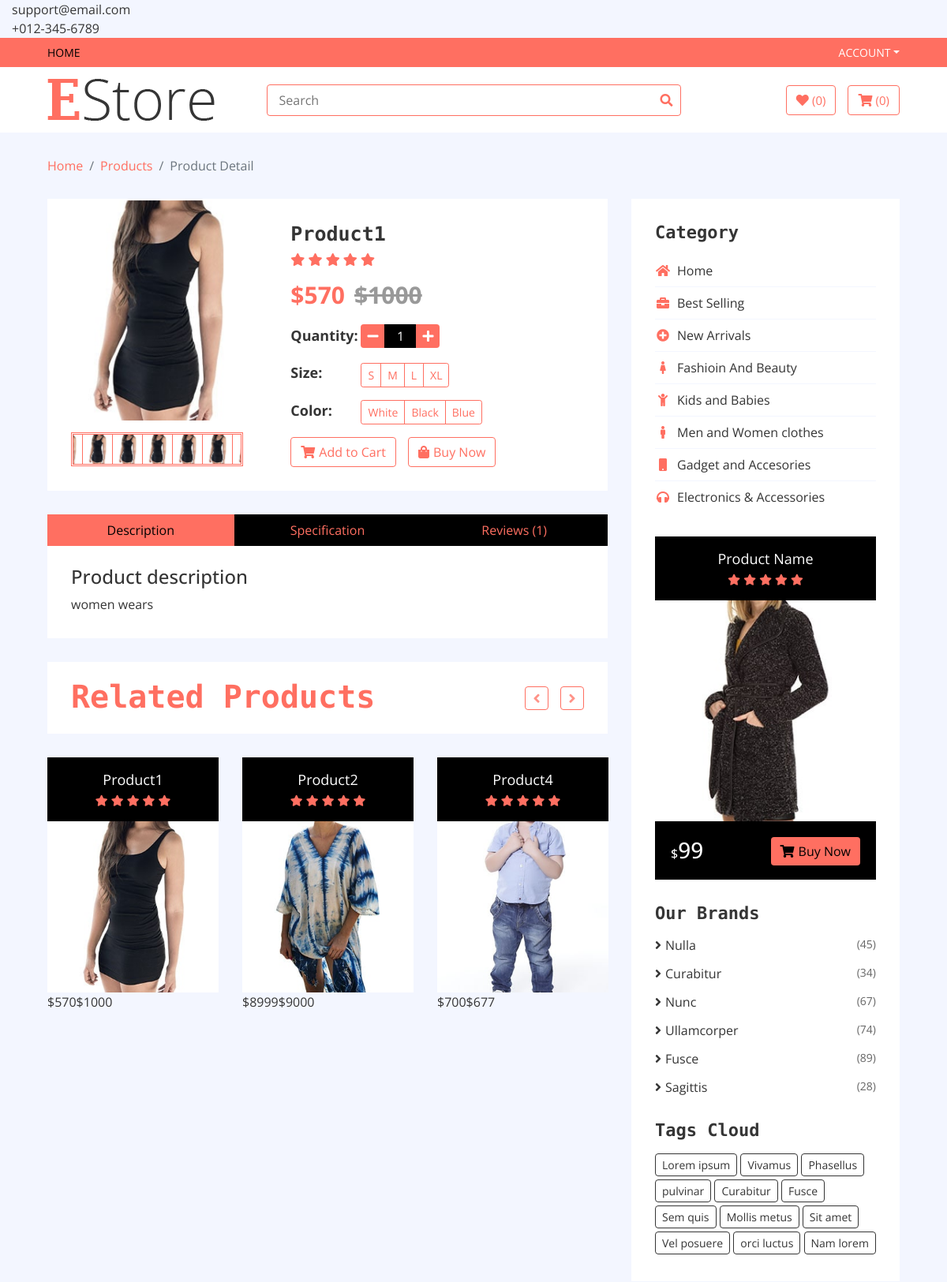
Page /detail/product1 (upper part) on the earlier database version.
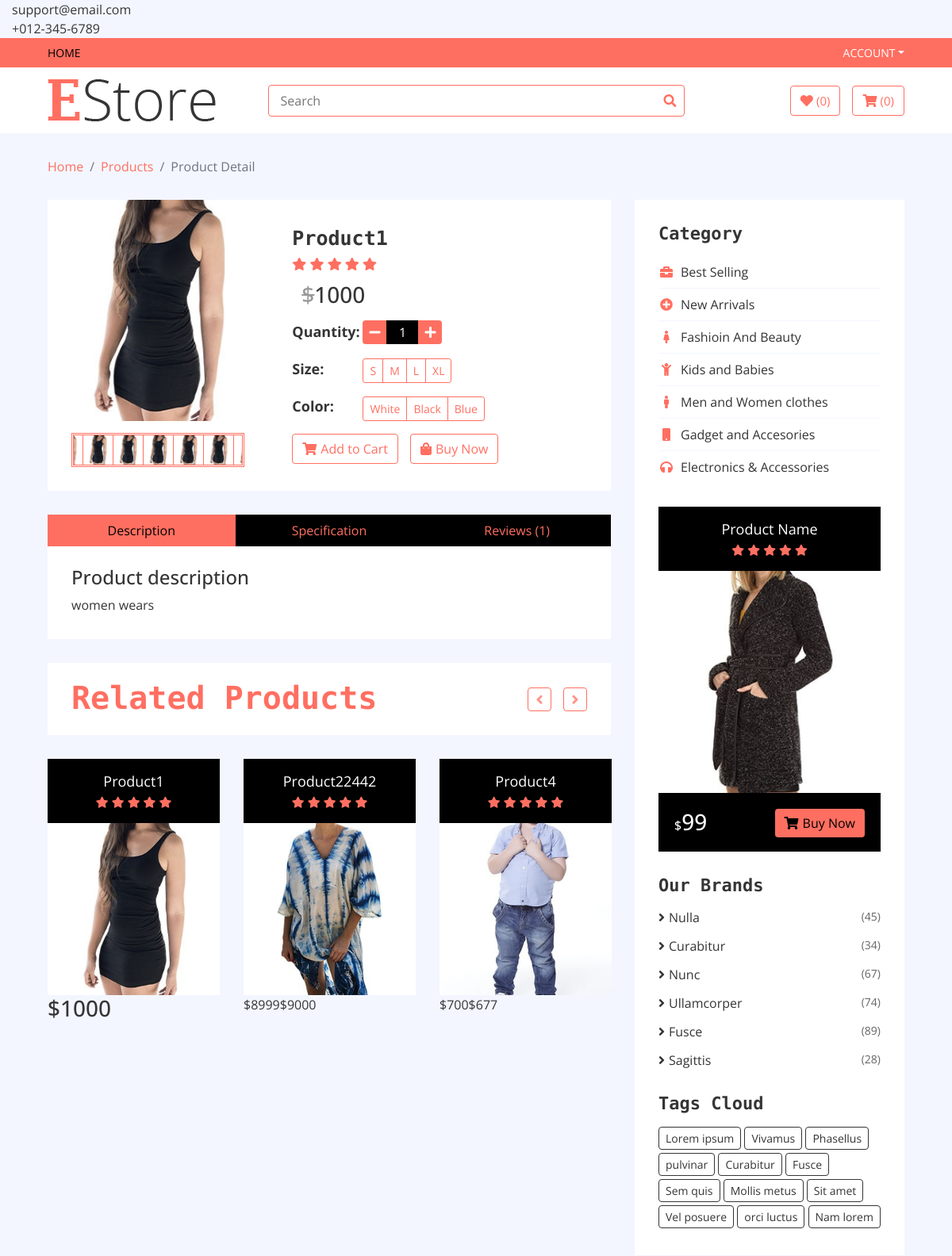
Same page on the later database version.
### home/models.py (models this page shows, shortened)
class Product(models.Model):
    name = models.CharField(max_length=300)
    price = models.IntegerField()
    discounted_price = models.IntegerField(default=0)
    image = models.ImageField(upload_to='media')
    description = models.TextField(blank=True)
    specification = models.TextField(blank=True)
    slug = models.TextField(unique=True)
    category = models.ForeignKey(Category, on_delete=models.CASCADE)
    brand = models.ForeignKey(Brand, on_delete=models.CASCADE)
    stock = models.CharField(max_length=100, choices=STOCK)
    labels = models.CharField(max_length=100,choices=LABELS)

class Category(models.Model):
    name = models.CharField(max_length=300,unique=True)
    logo = models.CharField(max_length=200)
    slug = models.CharField(max_length=300,unique=True)

### home/views.py (the view)
# urls.py: path("detail/<slug>",DetailView.as_view(), name = 'detail'),
class DetailView(BaseView):
    def get(self,request,slug):
        self.views['detail_products'] = Product.objects.filter(slug = slug)
        cat_id = Product.objects.get(slug=slug).category_id
        self.views['related_products'] = Product.objects.filter(category_id = cat_id)
        self.views['product_reviews'] = ProductReviews.objects.filter(slug = slug)
        return render(request,'product-detail.html',self.views)

### templates/product-detail.html (shortened to what the changed rows need)
{% extends 'base.html' %}
{% load static %}
{% block content %}
        <div class="product-detail">
            <div class="container-fluid">
                <div class="row">
                    {% for detail in detail_products %}
                    <div class="col-lg-8">
                        <div class="product-detail-top">
                            <div class="row align-items-center">
                                <div class="col-md-5">
                                    <div class="product-slider-single normal-slider">
                                        <img src="{{detail.image.url}}" alt="{{detail.name}}">
                                    </div>
                                    <div class="product-slider-single-nav normal-slider">
                                        <div class="slider-nav-img"><img src="{{detail.image.url}}" alt="Product Image"></div>
                                        <div class="slider-nav-img"><img src="{{detail.image.url}}" alt="Product Image"></div>
                                        <div class="slider-nav-img"><img src="{{detail.image.url}}" alt="Product Image"></div>
                                        <div class="slider-nav-img"><img src="{{detail.image.url}}" alt="Product Image"></div>
                                        <div class="slider-nav-img"><img src="{{detail.image.url}}" alt="Product Image"></div>
                                    </div>
                                </div>
                                <div class="col-md-7">
                                    <div class="product-content">
                                        <div class="title"><h2>{{detail.name}}</h2></div>
                                        <div class="ratting">
                                            <i class="fa fa-star"></i>
                                            <i class="fa fa-star"></i>
                                            <i class="fa fa-star"></i>
                                            <i class="fa fa-star"></i>
                                            <i class="fa fa-star"></i>
                                        </div>
                                        <div class="price">
                                            {% if detail.discounted_price > 0 %}
                                            <p>${{detail.discounted_price}}<span>${{detail.price}}</span></p>
                                            {% else %}
                                            <h3><span>$</span>{{detail.price}}</h3>
                                            {% endif %}
                                        </div>
                                        <div class="quantity">
                                            <h4>Quantity:</h4>
                                            <div class="qty">
                                                <button class="btn-minus"><i class="fa fa-minus"></i></button>
                                                <input type="text" value="1">
                                                <button class="btn-plus"><i class="fa fa-plus"></i></button>
                                            </div>
                                        </div>
                                        <div class="p-size">
                                            <h4>Size:</h4>
                                            <div class="btn-group btn-group-sm">
                                                <button type="button" class="btn">S</button>
                                                <button type="button" class="btn">M</button>
                                                <button type="button" class="btn">L</button>
                                                <button type="button" class="btn">XL</button>
                                            </div>
                                        </div>
                                        <div class="p-color">
                                            <h4>Color:</h4>
                                            <div class="btn-group btn-group-sm">
                                                <button type="button" class="btn">White</button>
                                                <button type="button" class="btn">Black</button>
                                                <button type="button" class="btn">Blue</button>
                                            </div>
                                        </div>
                                        <div class="action">
                                            <a class="btn" href="/add_to_cart/{{detail.slug}}"><i class="fa fa-shopping-cart"></i>Add to Cart</a>
                                            <a class="btn" href="#"><i class="fa fa-shopping-bag"></i>Buy Now</a>
                                        </div>
                                    </div>
                                </div>
                            </div>
                        </div>
                        <div class="row product-detail-bottom">
                            <div class="col-lg-12">
                                <ul class="nav nav-pills nav-justified">
                                    <li class="nav-item">
                                        <a class="nav-link active" data-toggle="pill" href="#description">Description</a>
                                    </li>
                                    <li class="nav-item">
                                        <a class="nav-link" data-toggle="pill" href="#specification">Specification</a>
                                    </li>
                                    <li class="nav-item">
                                        <a class="nav-link" data-toggle="pill" href="#reviews">Reviews (1)</a>
                                    </li>
                                </ul>
                                <div class="tab-content">
                                    <div id="description" class="container tab-pane active">
                                        <h4>Product description</h4>
                                        <p>
                                            {{detail.description}}
                                        </p>
                                    </div>
                                </div>
                            </div>
                        </div>
                        <div class="product">
                            <div class="section-header">
                                <h1>Related Products</h1>
                            </div>
                            <div class="row align-items-center product-slider product-slider-3">
                                {% for related in related_products %}
                                <div class="col-lg-3">
                                    <div class="product-item">
                                        <div class="product-title">
                                            <a href="#">{{related.name}}</a>
                                            <div class="ratting">
                                                <i class="fa fa-star"></i>
                                                <i class="fa fa-star"></i>
                                                <i class="fa fa-star"></i>
                                                <i class="fa fa-star"></i>
                                                <i class="fa fa-star"></i>
                                            </div>
                                        </div>
                                        <div class="product-image">
                                            <a href="product-detail.html">
                                                <img src="{{related.image.url}}" alt="Product Image">
                                            </a>
                                        </div>
                                         <div class="price">
                                            {% if related.discounted_price > 0 %}
                                            <p>${{related.discounted_price}}<span>${{related.price}}</span></p>
                                            {% else %}
                                            <h3><span>$</span>{{related.price}}</h3>
                                            {% endif %}
                                        </div>
                                    </div>
                                </div>
                                {% endfor %}
                            </div>
                        </div>
                    </div>
                    {% endfor %}
                    <div class="col-lg-4 sidebar">
                        <div class="sidebar-widget category">
                            <h2 class="title">Category</h2>
                            <nav class="navbar bg-light">
                                <ul class="navbar-nav">
                                {% for cat in categories %}
                                <li class="nav-item">
                                    <a class="nav-link" href="/category/{{cat.slug}}"><i class="fa {{cat.logo}}"></i>{{cat.name}}</a>
                                </li>
                                {% endfor %}
                            </ul>
                            </nav>
                        </div>
                        <div class="sidebar-widget brands">
                            <h2 class="title">Our Brands</h2>
                        </div>
                        <div class="sidebar-widget tag">
                            <h2 class="title">Tags Cloud</h2>
                        </div>
                    </div>
                </div>
            </div>
        </div>
{% endblock %}

Differences in the rows shown:
removed Category: name "Home"
changed Product "Product1": discounted_price "570" → (not shown)
changed Product: name "Product2" → "Product22442"
